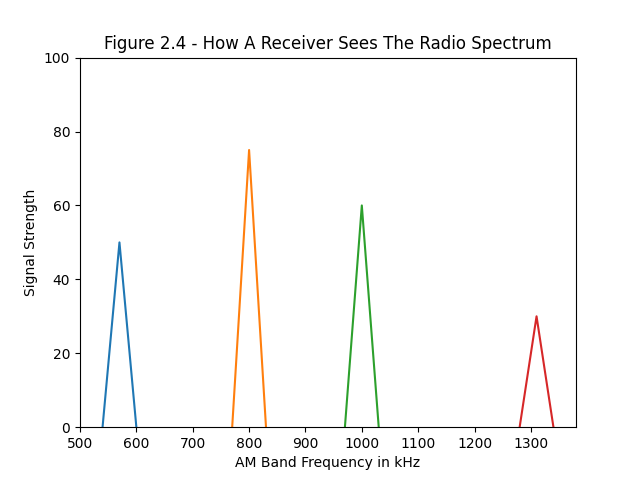

Write the Python code that produced this figure.
# importing package
import matplotlib.pyplot as plt
import numpy as np

# Create data
## 570 kHz Line
x1 = [540, 570, 600]
y1 = [0, 50, 0]

## 800 kHz Line
x2 = [770, 800, 830]
y2 = [0, 75, 0]

## 1000 kHz Line
x3 = [970, 1000, 1030]
y3 = [0, 60, 0]

## 1310 kHz Line
x4 = [1280, 1310, 1340]
y4 = [0, 30, 0]

# plot lines
plt.plot(x1, y1)
plt.ylim([0, 100])
plt.plot(x2, y2)
plt.plot(x3, y3)
plt.plot(x4, y4)

# Set Labels
plt.title("Figure 2.4 - How A Receiver Sees The Radio Spectrum")
plt.xlabel("AM Band Frequency in kHz")
plt.ylabel("Signal Strength")

plt.savefig('/home/gary/Documents/notes/ARRL/img/2/figure-2_4.png')
